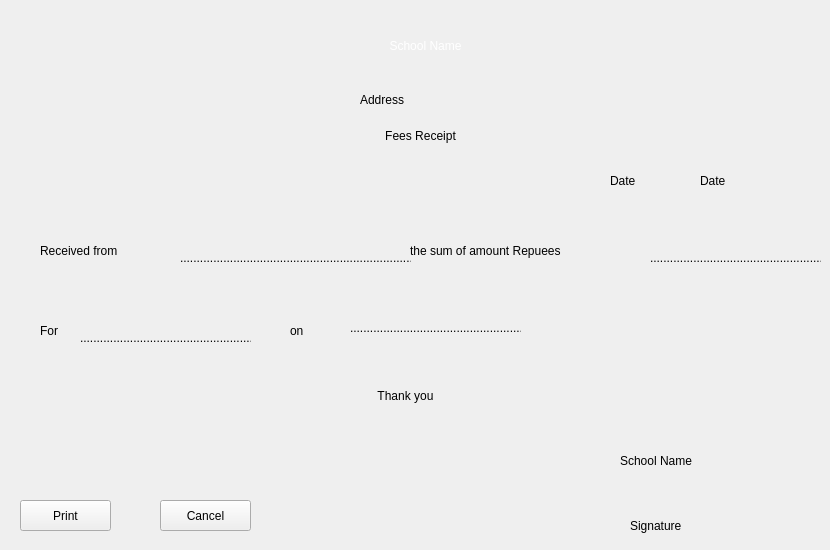
    <widget class="QWidget" name="tab_9">
     <attribute name="title">
      <string>Print Report</string>
     </attribute>
     <widget class="QLabel" name="label_197">
      <property name="geometry">
       <rect>
        <x>270</x>
        <y>30</y>
        <width>311</width>
        <height>31</height>
       </rect>
      </property>
      <property name="styleSheet">
       <string notr="true">
font: 900 16pt &quot;Poppins Black&quot;;
color: rgb(255, 255, 255);</string>
      </property>
      <property name="text">
       <string>School Name</string>
      </property>
      <property name="alignment">
       <set>Qt::AlignCenter</set>
      </property>
     </widget>
     <widget class="QLabel" name="label_198">
      <property name="geometry">
       <rect>
        <x>360</x>
        <y>90</y>
        <width>81</width>
        <height>20</height>
       </rect>
      </property>
      <property name="text">
       <string>Address</string>
      </property>
     </widget>
     <widget class="QLabel" name="label_199">
      <property name="geometry">
       <rect>
        <x>310</x>
        <y>120</y>
        <width>221</width>
        <height>31</height>
       </rect>
      </property>
      <property name="styleSheet">
       <string notr="true">
font: 900 16pt &quot;Poppins Black&quot;;
color: rgb(0, 0, 0);</string>
      </property>
      <property name="text">
       <string>Fees Receipt</string>
      </property>
      <property name="alignment">
       <set>Qt::AlignCenter</set>
      </property>
     </widget>
     <widget class="QLabel" name="label_200">
      <property name="geometry">
       <rect>
        <x>40</x>
        <y>240</y>
        <width>121</width>
        <height>21</height>
       </rect>
      </property>
      <property name="styleSheet">
       <string notr="true">font: 14pt &quot;Segoe UI&quot;;</string>
      </property>
      <property name="text">
       <string>Received from</string>
      </property>
     </widget>
     <widget class="QLabel" name="label_201">
      <property name="geometry">
       <rect>
        <x>180</x>
        <y>250</y>
        <width>231</width>
        <height>16</height>
       </rect>
      </property>
      <property name="text">
       <string>.........................................................................</string>
      </property>
     </widget>
     <widget class="QLabel" name="label_202">
      <property name="geometry">
       <rect>
        <x>410</x>
        <y>240</y>
        <width>241</width>
        <height>21</height>
       </rect>
      </property>
      <property name="styleSheet">
       <string notr="true">font: 14pt &quot;Segoe UI&quot;;</string>
      </property>
      <property name="text">
       <string>the sum of amount Repuees</string>
      </property>
     </widget>
     <widget class="QLabel" name="label_203">
      <property name="geometry">
       <rect>
        <x>650</x>
        <y>250</y>
        <width>171</width>
        <height>16</height>
       </rect>
      </property>
      <property name="text">
       <string>.....................................................</string>
      </property>
     </widget>
     <widget class="QLabel" name="label_204">
      <property name="geometry">
       <rect>
        <x>40</x>
        <y>320</y>
        <width>41</width>
        <height>21</height>
       </rect>
      </property>
      <property name="styleSheet">
       <string notr="true">font: 14pt &quot;Segoe UI&quot;;</string>
      </property>
      <property name="text">
       <string>For</string>
      </property>
     </widget>
     <widget class="QLabel" name="label_205">
      <property name="geometry">
       <rect>
        <x>80</x>
        <y>330</y>
        <width>171</width>
        <height>16</height>
       </rect>
      </property>
      <property name="text">
       <string>.....................................................</string>
      </property>
     </widget>
     <widget class="QLabel" name="label_206">
      <property name="geometry">
       <rect>
        <x>290</x>
        <y>320</y>
        <width>41</width>
        <height>21</height>
       </rect>
      </property>
      <property name="styleSheet">
       <string notr="true">font: 14pt &quot;Segoe UI&quot;;</string>
      </property>
      <property name="text">
       <string>on</string>
      </property>
     </widget>
     <widget class="QLabel" name="label_207">
      <property name="geometry">
       <rect>
        <x>350</x>
        <y>320</y>
        <width>171</width>
        <height>16</height>
       </rect>
      </property>
      <property name="text">
       <string>.....................................................</string>
      </property>
     </widget>
     <widget class="QLabel" name="label_208">
      <property name="geometry">
       <rect>
        <x>620</x>
        <y>450</y>
        <width>131</width>
        <height>21</height>
       </rect>
      </property>
      <property name="styleSheet">
       <string notr="true">font: 900 10pt &quot;Arial Black&quot;;</string>
      </property>
      <property name="text">
       <string>School Name</string>
      </property>
     </widget>
     <widget class="QLabel" name="label_209">
      <property name="geometry">
       <rect>
        <x>310</x>
        <y>380</y>
        <width>191</width>
        <height>31</height>
       </rect>
      </property>
      <property name="styleSheet">
       <string notr="true">
font: 900 16pt &quot;Poppins Black&quot;;
color: rgb(0, 0, 0);</string>
      </property>
      <property name="text">
       <string>Thank you</string>
      </property>
      <property name="alignment">
       <set>Qt::AlignCenter</set>
      </property>
     </widget>
     <widget class="QLabel" name="label_210">
      <property name="geometry">
       <rect>
        <x>630</x>
        <y>510</y>
        <width>81</width>
        <height>31</height>
       </rect>
      </property>
      <property name="styleSheet">
       <string notr="true">font: 900 10pt &quot;Arial Black&quot;;</string>
      </property>
      <property name="text">
       <string>Signature</string>
      </property>
     </widget>
     <widget class="QPushButton" name="pushButton_36">
      <property name="geometry">
       <rect>
        <x>20</x>
        <y>500</y>
        <width>91</width>
        <height>31</height>
       </rect>
      </property>
      <property name="cursor">
       <cursorShape>PointingHandCursor</cursorShape>
      </property>
      <property name="styleSheet">
       <string notr="true">QPushButton {
background-color: rgb(211, 213, 172);
border-radius: 15px;
color: rgb(255, 255, 255);
font: 77 10pt &quot;Arial Black&quot;;
}

QPushButton:hover {
background-color: rgb(0, 206, 151);
border-radius: 15px;
colour: rgb(0, 0, 0);
font: 77 10 pt &quot;Arial Black&quot;;
}
color: rgb(255, 255, 255);
font: 600 14pt &quot;Poppins SemiBold&quot;;
background-color: rgb(170, 85, 0);</string>
      </property>
      <property name="text">
       <string>Print</string>
      </property>
     </widget>
     <widget class="QPushButton" name="pushButton_37">
      <property name="geometry">
       <rect>
        <x>160</x>
        <y>500</y>
        <width>91</width>
        <height>31</height>
       </rect>
      </property>
      <property name="cursor">
       <cursorShape>PointingHandCursor</cursorShape>
      </property>
      <property name="styleSheet">
       <string notr="true">QPushButton {
background-color: rgb(211, 213, 172);
border-radius: 15px;
color: rgb(255, 255, 255);
font: 77 10pt &quot;Arial Black&quot;;
}

QPushButton:hover {
background-color: rgb(0, 206, 151);
border-radius: 15px;
colour: rgb(0, 0, 0);
font: 77 10 pt &quot;Arial Black&quot;;
}
color: rgb(255, 255, 255);
font: 600 14pt &quot;Poppins SemiBold&quot;;
background-color: rgb(170, 85, 0);</string>
      </property>
      <property name="text">
       <string>Cancel</string>
      </property>
     </widget>
     <widget class="QLabel" name="label_211">
      <property name="geometry">
       <rect>
        <x>610</x>
        <y>170</y>
        <width>51</width>
        <height>21</height>
       </rect>
      </property>
      <property name="styleSheet">
       <string notr="true">font: 14pt &quot;Segoe UI&quot;;</string>
      </property>
      <property name="text">
       <string>Date</string>
      </property>
     </widget>
     <widget class="QLabel" name="label_212">
      <property name="geometry">
       <rect>
        <x>700</x>
        <y>170</y>
        <width>51</width>
        <height>21</height>
       </rect>
      </property>
      <property name="styleSheet">
       <string notr="true">font: 14pt &quot;Segoe UI&quot;;</string>
      </property>
      <property name="text">
       <string>Date</string>
      </property>
     </widget>
    </widget>
